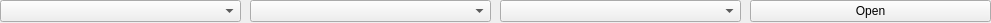
<?xml version="1.0" encoding="UTF-8"?>
<ui version="4.0">
 <class>ChinaControlWidget</class>
 <widget class="QWidget" name="ChinaControlWidget">
  <property name="geometry">
   <rect>
    <x>0</x>
    <y>0</y>
    <width>991</width>
    <height>23</height>
   </rect>
  </property>
  <property name="windowTitle">
   <string>Form</string>
  </property>
  <layout class="QHBoxLayout" name="horizontalLayout">
   <property name="spacing">
    <number>9</number>
   </property>
   <property name="leftMargin">
    <number>0</number>
   </property>
   <property name="topMargin">
    <number>0</number>
   </property>
   <property name="rightMargin">
    <number>0</number>
   </property>
   <property name="bottomMargin">
    <number>0</number>
   </property>
   <item>
    <widget class="SerialPortComboBox" name="comPortComboBox"/>
   </item>
   <item>
    <widget class="QComboBox" name="canBaudComboBox"/>
   </item>
   <item>
    <widget class="QComboBox" name="modeComboBox"/>
   </item>
   <item>
    <widget class="QPushButton" name="openButton">
     <property name="text">
      <string>Open</string>
     </property>
    </widget>
   </item>
  </layout>
 </widget>
 <customwidgets>
  <customwidget>
   <class>SerialPortComboBox</class>
   <extends>QComboBox</extends>
   <header>CanAdapter/SerialPortComboBox.h</header>
  </customwidget>
 </customwidgets>
 <resources/>
 <connections/>
</ui>
